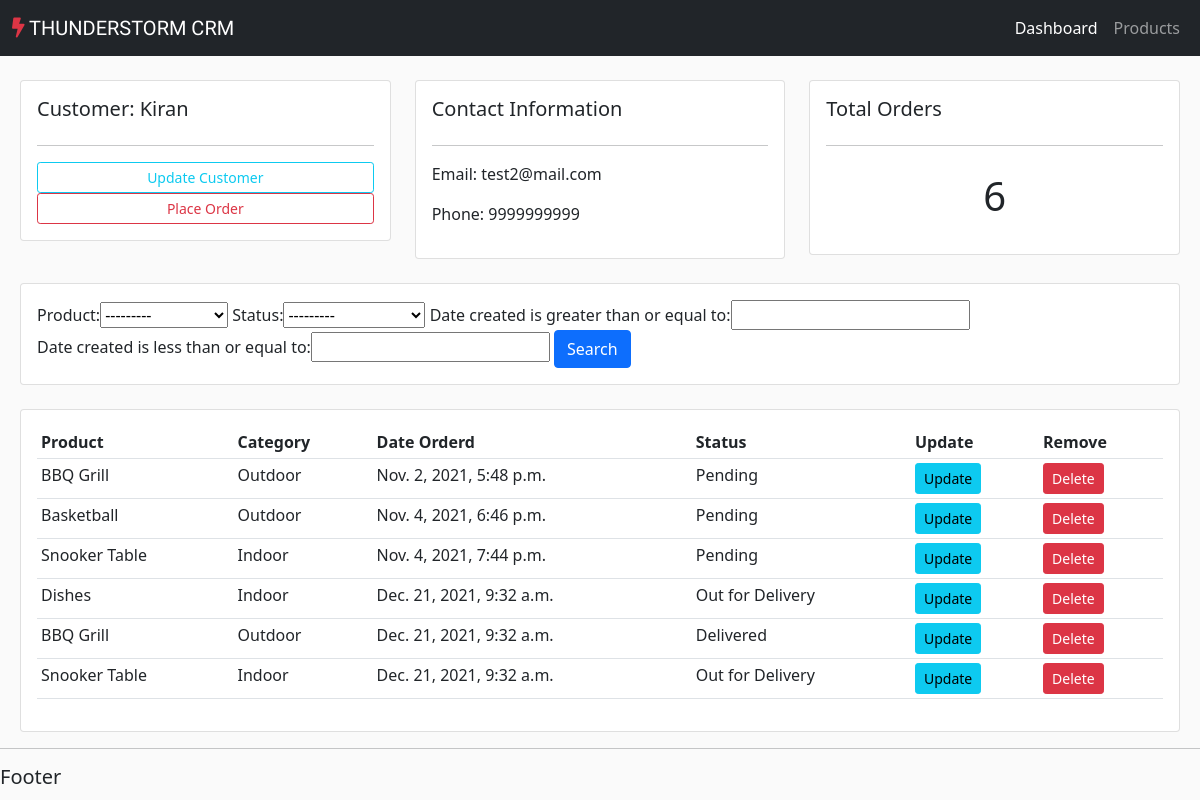
The app's page /customer/1/ with its own data.
### accounts/models.py (models this page shows, shortened)
class Customer(models.Model):
    name = models.CharField(max_length=200, null=True)
    phone = models.CharField(max_length=200, null=True)
    email = models.CharField(max_length=200, null=True)
    date_created = models.DateTimeField(auto_now_add=True, null=True)

class Order(models.Model):
    STATUS = (
        ('Pending', 'Pending'),
        ('Out for Delivery', 'Out for Delivery'),
        ('Delivered', 'Delivered'),
    )
    customer = models.ForeignKey(Customer, null=True, on_delete= models.SET_NULL)
    product = models.ForeignKey(Product, null=True, on_delete= models.SET_NULL)
    date_created = models.DateTimeField(auto_now_add=True, null=True)
    status = models.CharField(max_length=200, null=True, choices=STATUS)

class Product(models.Model):
    CATEGORY = (
        ('Indoor', 'Indoor'),
        ('Outdoor', 'Outdoor'),
    )
    name = models.CharField(max_length=200, null=True)
    price = models.FloatField(null=True)
    category = models.CharField(max_length=200, null=True,choices=CATEGORY)
    description = models.CharField(max_length=200, null=True, blank=True)
    date_created = models.DateTimeField(auto_now_add=True, null=True)
    tags = models.ManyToManyField(Tag)
    def __str__(self):
        return self.name

### accounts/views.py (the view)
# urls.py: path('customer/<str:pk>/',views.customer, name='customer'),
def customer(request ,pk):
    customer = Customer.objects.get(id=pk)
    orders = customer.order_set.all()
    order_count = orders.count()
    myFilter = OrderFilter(request.GET, queryset=orders)
    orders = myFilter.qs
    context = {'customer':customer, 'orders':orders, 'order_count':order_count, 'myFilter':myFilter}
    return render(request, 'accounts/customer.html',context)

### accounts/templates/accounts/customer.html
{% extends 'accounts/main.html' %}
{% block content %}
    <br>
    <div class="row ms-2 me-2">
        <div class="col-md">
            <div class="card card-body">
                <h5>Customer: {{customer.name}}</h5>
                <hr>
                <a class="btn btn-outline-info  btn-sm btn-block" href="">Update Customer</a>
                <a class="btn btn-outline-danger  btn-sm btn-block" href="{% url 'create_order' customer.id %}">Place Order</a>
            </div>
        </div>
        <div class="col-md">
            <div class="card card-body">
                <h5>Contact Information</h5>
                <hr>
                <p>Email: {{customer.email}}</p>
                <p>Phone: {{customer.phone}}</p>
            </div>
        </div>
        <div class="col-md">
            <div class="card card-body">
                <h5>Total Orders</h5>
                <hr>
                <h1 style="text-align: center;padding: 10px">{{order_count}}</h1>
            </div>
        </div>
    </div>
    <br>
    <div class="row ms-2 me-2">
        <div class="col">
            <div class="card card-body">
                <form method="get">
                    {{myFilter.form}}
                <button class="btn btn-primary" type="submit">Search</button>
              </form>
            </div>
        </div>
    </div>
    <br>
    <div class="row ms-2 me-2">
        <div class="col-md">
            <div class="card card-body">
                <table class="table table-sm">
                    <tr>
                        <th>Product</th>
                        <th>Category</th>
                        <th>Date Orderd</th>
                        <th>Status</th>
                        <th>Update</th>
                        <th>Remove</th>
                    </tr>
                    {% for order in orders %}
                        <tr>
                            <td>{{order.product}}</td>
                            <td>{{order.product.category}}</td>
                            <td>{{order.date_created}}</td>
                            <td>{{order.status}}</td>
                            <td><a class="btn btn-sm btn-info" href="{% url 'update_order' order.id  %}">Update</a></td>
					        <td><a class="btn btn-sm btn-danger" href="{% url 'delete_order' order.id  %}">Delete</a></td>
                        </tr>
                    {% endfor %}
                </table>
            </div>
        </div>
    </div>
{% endblock %}

### static/css/main.css (style rules this page uses)
body { background-color: #fafafa; }

### records on screen
Customer: name "Kiran", email "test2@mail.com", phone "9999999999"
Order: product "BBQ Grill", product.category "Outdoor", date_created "Nov. 2, 2021, 5:48 p.m.", status "Pending"
Order: product "Basketball", product.category "Outdoor", date_created "Nov. 4, 2021, 6:46 p.m.", status "Pending"
Order: product "Snooker Table", product.category "Indoor", date_created "Nov. 4, 2021, 7:44 p.m.", status "Pending"
Order: product "Dishes", product.category "Indoor", date_created "Dec. 21, 2021, 9:32 a.m.", status "Out for Delivery"
Order: product "BBQ Grill", product.category "Outdoor", date_created "Dec. 21, 2021, 9:32 a.m.", status "Delivered"
Order: product "Snooker Table", product.category "Indoor", date_created "Dec. 21, 2021, 9:32 a.m.", status "Out for Delivery"

### other values on screen
{{ order_count }} "6"
